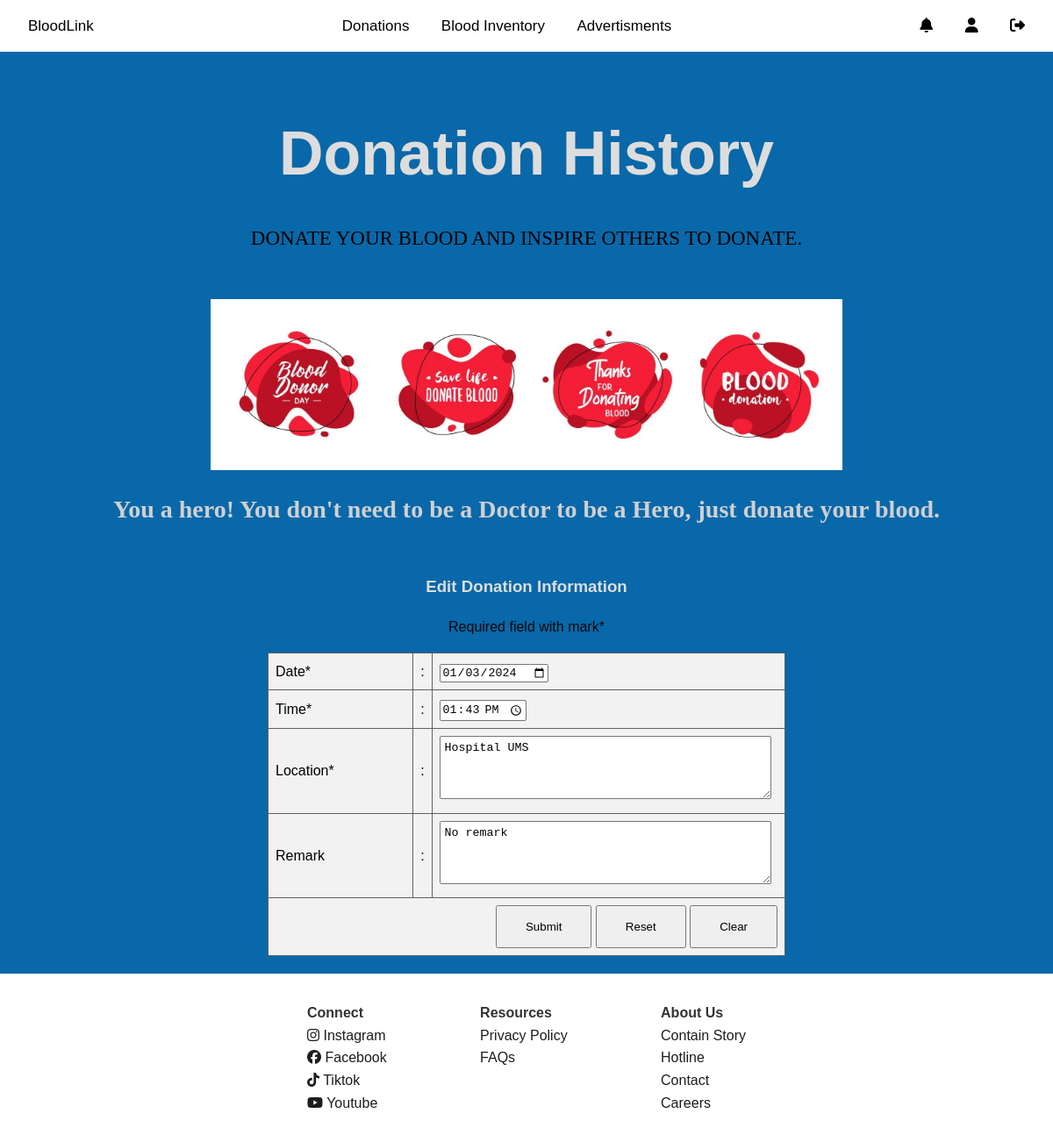
The page /donation_history/donation_history_edit.php?id=2 on the database its author committed.
### tables this page shows
CREATE TABLE `donation` (
  `donationID` int(11) NOT NULL,
  `userID` int(11) DEFAULT NULL,
  `donateDate` date DEFAULT NULL,
  `donateTime` time DEFAULT NULL,
  `location` text DEFAULT NULL,
  `remark` text DEFAULT NULL
);

### donation_history/donation_history_edit.php (the view, shortened to what this page needs)
<?php
include("../config.php");
?>
<!DOCTYPE html>
<html>
<head>
    <link rel="stylesheet" href="../css/nav_footer.css">
    <link rel="stylesheet" href="css/nina_style.css">
</head>
<body>
    <?php include '../user_nav.php'; ?>
    <div class="heading">
        <h1>Donation History</h1>
        <p>DONATE YOUR BLOOD AND INSPIRE OTHERS TO DONATE.</p>
        <img src="img/blood4.png">
        <h2>You a hero! You don't need to be a Doctor to be a Hero, just donate your blood. </h2>
    </div>
    <?php
    $donateDate = "";
    $donateTime = "";
    $location = "";
    $remark = "";
		 if(isset($_GET["id"]) && $_GET["id"] != ""){
		 $sql = "SELECT * FROM donation WHERE donationID=" . $_GET["id"];
		 $result = mysqli_query($conn, $sql);
        if (mysqli_num_rows($result) > 0) {
            $row = mysqli_fetch_assoc($result);
            $donateDate = $row["donateDate"];
            $donateTime = $row["donateTime"];
            $location = $row["location"];
            $remark = $row["remark"];
        }
    }
    ?>
    <div style="padding:0 10px;" id="historyDiv">
        <h3 align="center">Edit Donation Information</h3>
        <p align="center">Required field with mark*</p>
        <form method="POST" action="donation_history_edit_action.php" id="myForm" enctype="multipart/form-data">
            <table border="1" id="myTable">
                <tr>
                    <td>Date*</td>
                    <td width="1px">:</td>
                    <td>
                        <input type="date" name="donateDate" value="<?= $donateDate ?>" required>
                    </td>
                </tr>
                <tr>
                    <td>Time*</td>
                    <td>:</td>
                    <td>
                        <input type="time" name="donateTime" value="<?= $donateTime ?>" required>
                    </td>
                </tr>
                <tr>
                    <td>Location*</td>
                    <td>:</td>
                    <td>
                        <textarea rows="4" name="location" cols="20" required><?= $location ?></textarea>
                    </td>
                </tr>
                <tr>
                    <td>Remark</td>
                    <td>:</td>
                    <td>
                        <textarea rows="4" name="remark" cols="20"><?= $remark ?></textarea>
                    </td>
                </tr>
                <tr>
                    <td colspan="3" align="right">
                        <input type="submit" value="Submit" name="B1">
                        <input type="reset" value="Reset" name="B2" onclick="resetForm()">
                        <input type="button" value="Clear" name="B3" onclick="clearForm()">
                    </td>
                </tr>
            </table>
        </form>
    </div>
 <?php
    echo '<footer>
	<div class="footers">
    	<div>
        <div><b>Connect</b></div>
        <div><a href="#"><i class="fa-brands fa-instagram"></i> Instagram</a></div>
        <div><a href="#"><i class="fa-brands fa-facebook"></i> Facebook</a></div>
        <div><a href="#"><i class="fa-brands fa-tiktok"></i> Tiktok</a></div>
        <div><a href="#"><i class="fa-brands fa-youtube"></i> Youtube</a></div>
    </div>
    <div>
        <div><b>Resources</b></div>
        <div><a href="#">Privacy Policy</a></div>
        <div><a href="#">FAQs</a></div>
    </div>
    <div>
        <div><b>About Us</b></div>
        <div><a href="#">Contain Story</a></div>
        <div><a href="#">Hotline</a></div>
        <div><a href="#">Contact</a></div>
        <div><a href="#">Careers</a></div>
    </div>
</div>
</footer>';
    ?>
</body>
</html>

### css/nav_footer.css (style rules this page uses)
body { font-family: "Arial", sans-serif; background-color: #0868a9; font-size: 16px; line-height: 1.6; margin: 0; padding: 0; min-height: 100vh; }
footer { background-color: #ffff; color: #333; margin-top: 20px; padding: 32px; display: flex; justify-content: center; }
footer .footers { width: 500px; display: flex; justify-content: space-between; text-decoration: none; }
footer a { color: rgb(29, 29, 29); text-decoration: none; }

### donation_history/css/nina_style.css (style rules this page uses)
.heading { text-align: center; margin-top: 60px; }
.heading h1 { font-size: 70px; color: rgb(255, 255, 255); margin-bottom: 10px; }
.heading p { font-size: 23px; color: black; margin-bottom: 50px; font-family: Georgia; }
.heading h1 { text-align: center; margin-top: 60px; color: #ddd; }
.heading img { width: 60%; max-width: 100%; height: auto; display: block; margin: 0 auto; }
.heading p { font-size: 23px; text-align: center; color: rgb(0, 0, 0); margin-bottom: 50px; font-family: Georgia; }
.heading h2 { font-size: 28px; text-align: center; color: rgb(208, 208, 210); margin-bottom: 50px; font-family: Aril; }
#historyDiv h3 { text-align: center; margin-top: 10px; color: #ddd; }
#historyDiv p { text-align: center; margin-top: 10px; color: rgb(8, 7, 7); }
#historyDiv table { border-collapse: collapse; width: 50%; padding-left: 30px; margin-left: auto; margin-right: auto; background-color: #f2f2f2; }
#historyDiv td, #historyDiv th { border: 1px solid #616161; padding: 8px; }
#historyDiv input[type="submit"], input[type="reset"], input[type="button"] { padding: 15px 32px; cursor: pointer; }
#historyDiv textarea { width: 95%; padding: 5px; }

### donation_history/donation_history_edit.php (style rules this page uses)
#myTable td { color: black; }

### rows shown on the page
donation: donateDate "01/03/2024", donateTime "13:43:00", location "Hospital UMS", remark "No remark"
